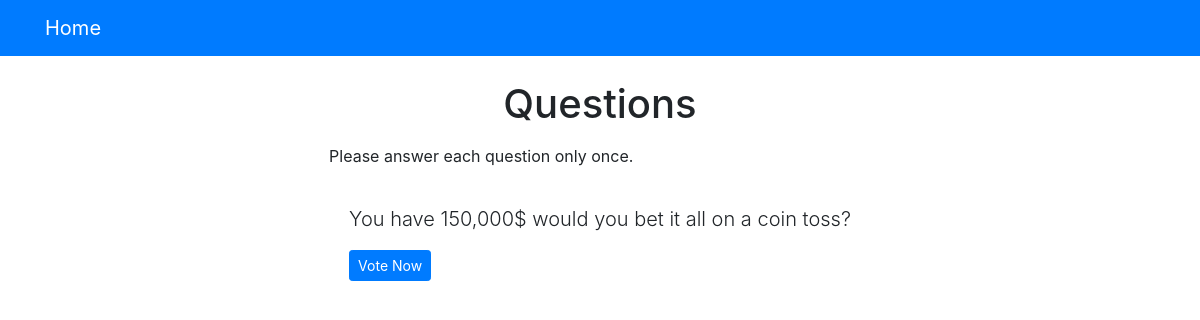
Before: /polls/ with the older database file.
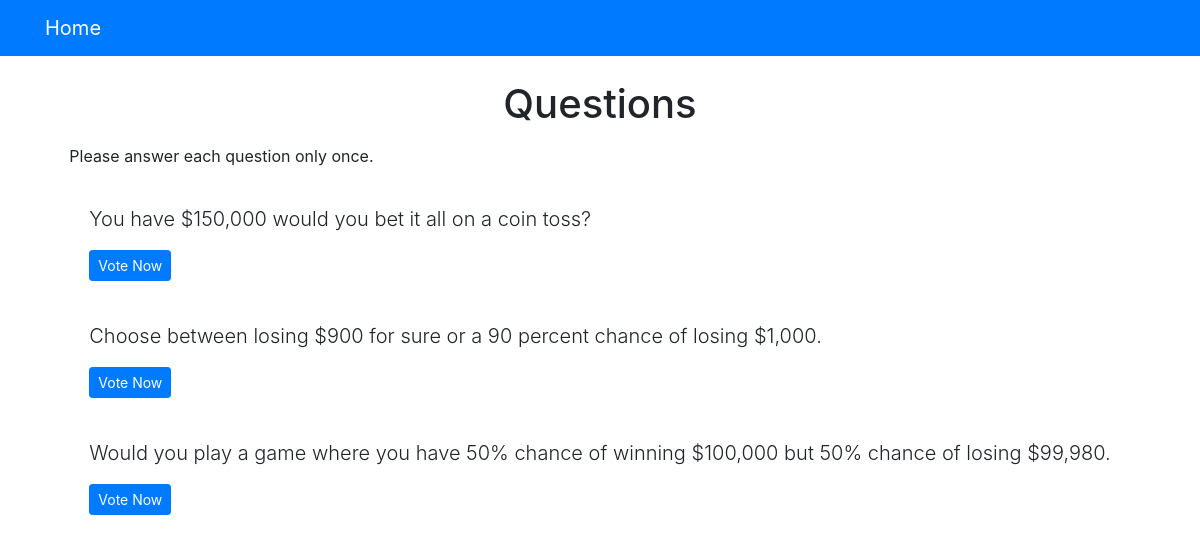
After: the same page with the newer database file.
### polls/models.py (models this page shows, shortened)
class Question(models.Model):
    question_text = models.CharField(max_length=4000)
    pub_date = models.DateTimeField('date published', default=None)

### polls/views.py (the view)
# urls.py: path('', views.index, name='index'),
def index(request):
    latest_question_list = Question.objects.order_by('pub_date')[:]
    context = {'latest_question_list': latest_question_list}
    return render(request, 'polls/index.html', context)

### templates/polls/index.html
{% extends 'base.html' %}
{% block content %}
<h1 class ="text-center mb-3">Questions</h1>
<p>Please answer each question only once.</p>
{% if latest_question_list %}
{% for question in latest_question_list %}
<div class ="card-mb-3">
    <div class ="card-body">
        <p class ="lead">{{ question.question_text }}</p>
        <a href ="{% url 'polls:detail' question.id %}" class ="btn btn-primary btn-sm">Vote Now</a>
    </div>
</div>
{% endfor %}
{% else %}
<p>No polls available</p>
{% endif %}
{% endblock %}

Changed rows visible on the page:
changed Question: question_text "You have 150,000$ would you bet it all on a coin toss?" → "You have $150,000 would you bet it all on a coin toss?"
added Question: question_text "Choose between losing $900 for sure or a 90 percent chance of losing $1,000."
added Question: question_text "Would you play a game where you have 50% chance of winning $100,000 but 50% chance of losing $99,980."
